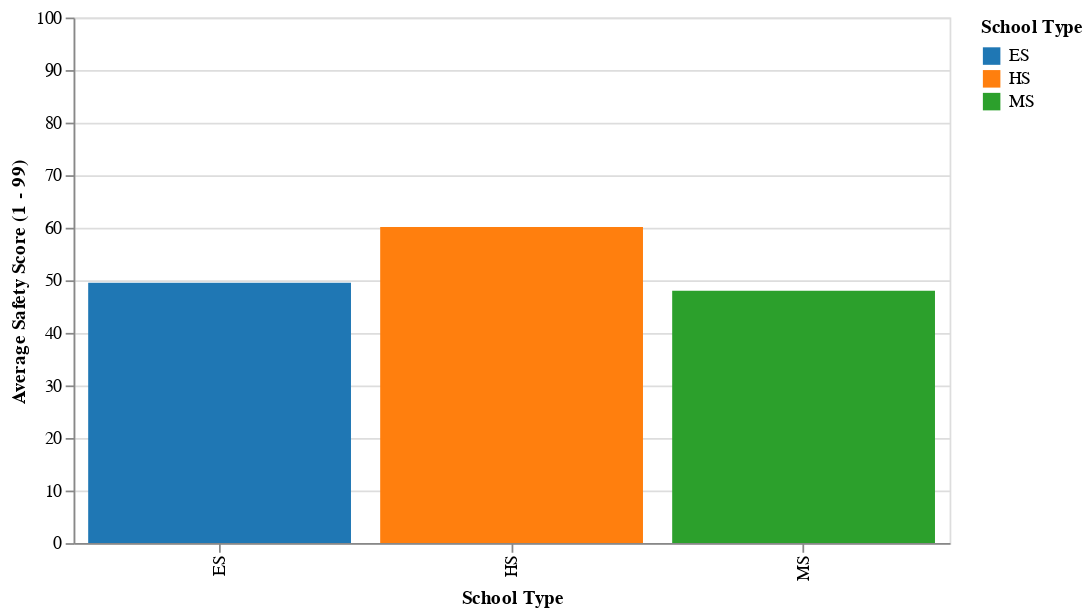

Notebook source saved alongside this figure:
### Markdown cell above
## How Safe Are Chicago Schools by Type?

### Code cell
# Contextual Visualization 1: Self-generated bar chart of average safety scores.
bar = alt.Chart(df_clean).mark_bar().encode(
    x = alt.X("Elementary, Middle, or High School:N", title = "School Type"),
    y = alt.Y("mean(Safety Score):Q", title = "Average Safety Score (1 - 99)", scale = alt.Scale(domain = [0, 100])),
    color = alt.Color("Elementary, Middle, or High School:N", title = "School Type", scale = alt.Scale(scheme = "category10")),
    tooltip = ["Elementary, Middle, or High School", "mean(Safety Score)"]
).properties(
    width = 500,
    height = 300
)

# Save to PNG.
bar.save("../_projects/images/crime_chart.png")
bar

### Figure 1 — Vega-Lite specification as saved in the notebook (floating-point values rounded to 4 significant figures; data arrays with more than 128 entries replaced by an {"elided": "..."} marker saying what was removed)
{"config": {"view": {"continuousWidth": 300, "continuousHeight": 300}}, "data": {"name": "data-8d9c6da0d98ecefd9f427f692249ae09"}, "mark": {"type": "bar"}, "encoding": {"color": {"field": "Elementary, Middle, or High School", "scale": {"scheme": "category10"}, "title": "School Type", "type": "nominal"}, "tooltip": [{"field": "Elementary, Middle, or High School", "type": "nominal"}, {"aggregate": "mean", "field": "Safety Score", "type": "quantitative"}], "x": {"field": "Elementary, Middle, or High School", "title": "School Type", "type": "nominal"}, "y": {"aggregate": "mean", "field": "Safety Score", "scale": {"domain": [0, 100]}, "title": "Average Safety Score (1 - 99)", "type": "quantitative"}}, "height": 300, "width": 500, "$schema": "https://vega.github.io/schema/vega-lite/v5.20.1.json", "datasets": {"data-8d9c6da0d98ecefd9f427f692249ae09": {"elided": "436 records"}}}
